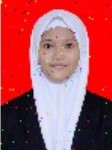
#> input picture nisaa.jpg, 112 x 150 px
$ python domain_filter.py
#> lines starting #> are read from the running program, lines starting #| are printed output that depends on the picture
import cv2

img_root='Images'
img_name='nisaa.jpg'

# Reading the Image
img = cv2.imread(img_name,cv2.IMREAD_UNCHANGED)
#> img is the input picture: shape (150, 112, 3); mean B, G, R 90.8, 81.5, 173.5

domainFilter = cv2.edgePreservingFilter(img, flags=1, sigma_s=60, sigma_r=0.6 )
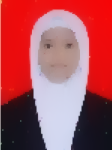
#> domainFilter: shape (150, 112, 3); mean B, G, R 92, 82.9, 170.9
cv2.imshow('Domain Filter',domainFilter)
cv2.waitKey(0)
cv2.destroyAllWindows()
